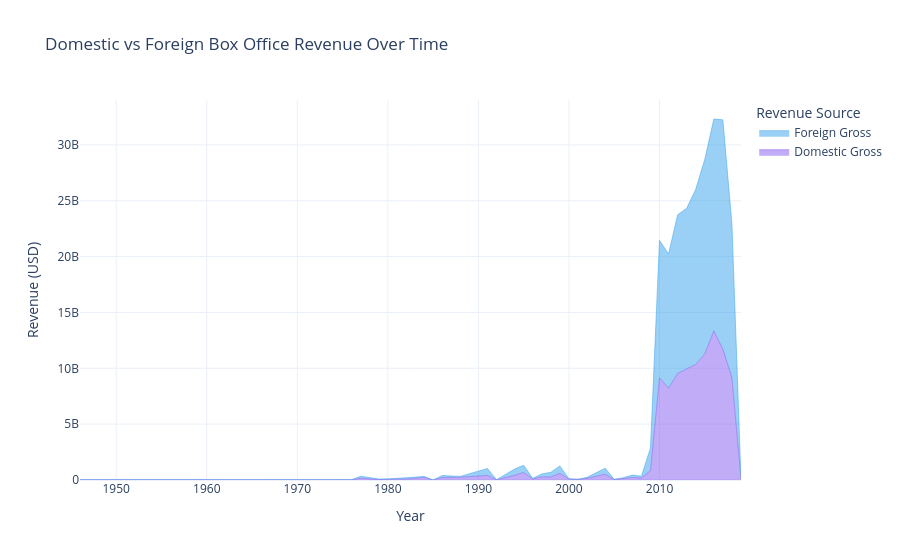

Notebook code cell kept with this figure:
### Code cell
yearly_data = df.groupby('year').agg({
    'domestic_gross': 'sum',
    'foreign_gross': 'sum',
    'worldwide_gross': 'sum'
}).reset_index()

# Create stacked area chart with Plotly
fig = go.Figure()
fig.add_trace(go.Scatter(
    x=yearly_data['year'], 
    y=yearly_data['domestic_gross'],
    mode='lines',
    name='Domestic Gross',
    line=dict(width=0.5, color='rgb(131, 90, 241)'),
    stackgroup='one'
))
fig.add_trace(go.Scatter(
    x=yearly_data['year'], 
    y=yearly_data['foreign_gross'],
    mode='lines',
    name='Foreign Gross',
    line=dict(width=0.5, color='rgb(54, 162, 235)'),
    stackgroup='one'
))
fig.update_layout(
    title='Domestic vs Foreign Box Office Revenue Over Time',
    xaxis_title='Year',
    yaxis_title='Revenue (USD)',
    legend_title='Revenue Source',
    template='plotly_white',
    hovermode='x unified'
)
fig.show()

### Figure 1 — Plotly figure (JSON) as saved in the notebook; plotly's stock layout.template omitted (floating-point values rounded to 4 significant figures)
{"data": [{"line": {"color": "rgb(131, 90, 241)", "width": 0.5}, "mode": "lines", "name": "Domestic Gross", "stackgroup": "one", "type": "scatter", "x": [1946, 1968, 1976, 1977, 1979, 1980, 1982, 1984, 1985, 1986, 1988, 1991, 1992, 1994, 1995, 1996, 1997, 1998, 1999, 2000, 2001, 2002, 2004, 2005, 2006, 2007, 2008, 2009, 2010, 2011, 2012, 2013, 2014, 2015, 2016, 2017, 2018, 2019], "y": [23600000, 59936321, 25878153, 169100479, 34175000, 89128890, 76986808, 240081986, 1690913, 221309842, 250194548, 406928210, 26124872, 421785283, 678851302, 82408153, 281716282, 271720058, 593505306, 77506056, 58855732, 147668477, 523231229, 36020063, 118703275, 227471070, 177740793, 832520635, 9137141707, 8222433951, 9542405749, 9932030858, 10349341060, 11288350609, 13346417627, 11709645776, 9147800331, 108935758]}, {"line": {"color": "rgb(54, 162, 235)", "width": 0.5}, "mode": "lines", "name": "Foreign Gross", "stackgroup": "one", "type": "scatter", "x": [1946, 1968, 1976, 1977, 1979, 1980, 1982, 1984, 1985, 1986, 1988, 1991, 1992, 1994, 1995, 1996, 1997, 1998, 1999, 2000, 2001, 2002, 2004, 2005, 2006, 2007, 2008, 2009, 2010, 2011, 2012, 2013, 2014, 2015, 2016, 2017, 2018, 2019], "y": [0, 11991725, 0, 171700000, 60700000, 0, 146965322, 81793662, 1039964, 177412375, 73400000, 623911444, 193071, 564429585, 636128070, 65404025, 265193425, 414117630, 663934394, 37944806, 0, 92888411, 536109657, 21500000, 87024032, 216572326, 163611904, 2036127146, 12315766654, 12021087341, 14194263315, 14388819651, 15672162385, 17420859037, 18972671711, 20532997219, 13739772037, 10869784]}], "layout": {"hovermode": "x unified", "legend": {"title": {"text": "Revenue Source"}}, "title": {"text": "Domestic vs Foreign Box Office Revenue Over Time"}, "xaxis": {"title": {"text": "Year"}}, "yaxis": {"title": {"text": "Revenue (USD)"}}}}
